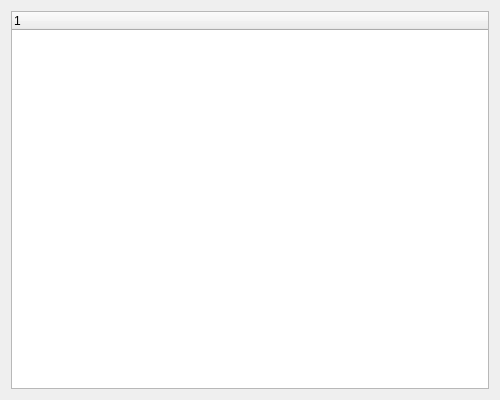
<?xml version="1.0" encoding="UTF-8"?>
<ui version="4.0">
 <class>MachinesDialog</class>
 <widget class="QDialog" name="MachinesDialog">
  <property name="geometry">
   <rect>
    <x>0</x>
    <y>0</y>
    <width>500</width>
    <height>400</height>
   </rect>
  </property>
  <property name="windowTitle">
   <string>Riepilogo rete</string>
  </property>
  <layout class="QVBoxLayout" name="verticalLayout">
   <item>
    <widget class="QTreeWidget" name="treeWidget">
     <property name="alternatingRowColors">
      <bool>true</bool>
     </property>
     <column>
      <property name="text">
       <string notr="true">1</string>
      </property>
     </column>
    </widget>
   </item>
  </layout>
 </widget>
 <resources/>
 <connections/>
</ui>
